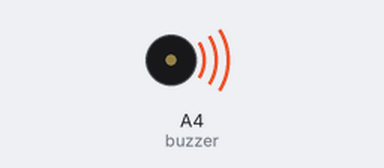
A sketch run on a simulated Arduino Uno, built with avr-gcc and run on an emulated ATmega328P. Parts: buzzer (waves = sounding).

Above: at 0.1 s.
At 115.9 s:
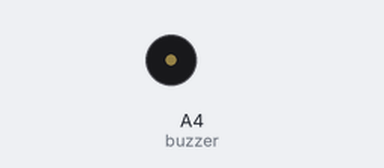
Timing chart, 0 to 117.4 s (numbered marks = the images above):
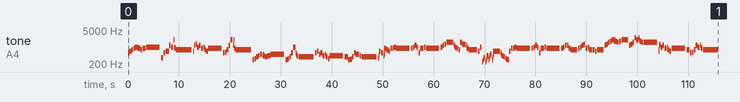

The sketch:

The_Fading_Stories.ino
```cpp
// GENSHIN IMPACT 輕策莊夜間 BGM "不再年輕的村莊" / Qingce Village Night Ambient OST "The Fading Stories"

#include <avr/pgmspace.h>

#define NOTE_B0  31
#define NOTE_C1  33
#define NOTE_CS1 35
#define NOTE_D1  37
#define NOTE_DS1 39
#define NOTE_E1  41
#define NOTE_F1  44
#define NOTE_FS1 46
#define NOTE_G1  49
#define NOTE_GS1 52
#define NOTE_A1  55
#define NOTE_AS1 58
#define NOTE_B1  62
#define NOTE_C2  65
#define NOTE_CS2 69
#define NOTE_D2  73
#define NOTE_DS2 78
#define NOTE_E2  82
#define NOTE_F2  87
#define NOTE_FS2 93
#define NOTE_G2  98
#define NOTE_GS2 104
#define NOTE_A2  110
#define NOTE_AS2 117
#define NOTE_B2  123
#define NOTE_C3  131
#define NOTE_CS3 139
#define NOTE_D3  147
#define NOTE_DS3 156
#define NOTE_E3  165
#define NOTE_F3  175
#define NOTE_FS3 185
#define NOTE_G3  196
#define NOTE_GS3 208
#define NOTE_A3  220
#define NOTE_AS3 233
#define NOTE_B3  247
#define NOTE_C4  262
#define NOTE_CS4 277
#define NOTE_D4  294
#define NOTE_DS4 311
#define NOTE_E4  330
#define NOTE_F4  349
#define NOTE_FS4 370
#define NOTE_G4  392
#define NOTE_GS4 415
#define NOTE_A4  440
#define NOTE_AS4 466
#define NOTE_B4  494
#define NOTE_C5  523
#define NOTE_CS5 554
#define NOTE_D5  587
#define NOTE_DS5 622
#define NOTE_E5  659
#define NOTE_F5  698
#define NOTE_FS5 740
#define NOTE_G5  784
#define NOTE_GS5 831
#define NOTE_A5  880
#define NOTE_AS5 932
#define NOTE_B5  988
#define NOTE_C6  1047
#define NOTE_CS6 1109
#define NOTE_D6  1175
#define NOTE_DS6 1245
#define NOTE_E6  1319
#define NOTE_F6  1397
#define NOTE_FS6 1480
#define NOTE_G6  1568
#define NOTE_GS6 1661
#define NOTE_A6  1760
#define NOTE_AS6 1865
#define NOTE_B6  1976
#define NOTE_C7  2093
#define NOTE_CS7 2217
#define NOTE_D7  2349
#define NOTE_DS7 2489
#define NOTE_E7  2637
#define NOTE_F7  2794
#define NOTE_FS7 2960
#define NOTE_G7  3136
#define NOTE_GS7 3322
#define NOTE_A7  3520
#define NOTE_AS7 3729
#define NOTE_B7  3951
#define NOTE_C8  4186
#define NOTE_CS8 4435
#define NOTE_D8  4699
#define NOTE_DS8 4978
#define NOTE_E8  5274
#define NOTE_F8  5588
#define NOTE_FS8 5920
#define NOTE_G8  6272
#define NOTE_GS8 6645
#define NOTE_A8  7074
#define NOTE_AS8 7459
#define NOTE_B8  7902
#define REST 0

int tempo = 82;
int buzzer = A4;

const int melody[] PROGMEM = {
  NOTE_D5,8,NOTE_E5,8,NOTE_G5,8,NOTE_A5,8,NOTE_B5,6,NOTE_A5,32,NOTE_B5,32,NOTE_A5,8,NOTE_G5,8,NOTE_A5,4,NOTE_B5,1,NOTE_FS4,6,
  NOTE_D5,8,NOTE_E5,8,NOTE_E5,8,NOTE_D6,8,NOTE_B5,6,NOTE_B6,32,NOTE_B5,32,NOTE_A5,8,NOTE_G5,8,NOTE_G5,1,
  NOTE_E5,16,NOTE_D6,10,NOTE_E6,8,NOTE_B5,8,NOTE_D6,8,NOTE_A5,6,NOTE_B5,32,NOTE_A5,32,NOTE_G5,8,NOTE_E5,8,NOTE_A5,1,
  NOTE_D5,8,NOTE_DS5,8,NOTE_G5,8,NOTE_D6,8,NOTE_B6,6,NOTE_D6,32,NOTE_B6,32,NOTE_A5,8,NOTE_G5,8,NOTE_G5,1,
  NOTE_D4,8,NOTE_E4,8,NOTE_G4,8,NOTE_A4,8,NOTE_B4,6,NOTE_A4,32,NOTE_B4,32,NOTE_A4,8,NOTE_G4,8,NOTE_A4,4,NOTE_B4,1,
  NOTE_D4,8,NOTE_E4,8,NOTE_G4,8,NOTE_D5,8,NOTE_B5,6,NOTE_D5,32,NOTE_B4,32,NOTE_A4,8,NOTE_G4,8,NOTE_G4,1,
  NOTE_D5,8,NOTE_E5,8,NOTE_B4,8,NOTE_D5,8,NOTE_A4,6,NOTE_B4,32,NOTE_A4,32,NOTE_G4,8,NOTE_E4,8,NOTE_A4,1,
  NOTE_G4,4,NOTE_D4,8,NOTE_DS4,8,NOTE_G4,8,NOTE_D5,8,NOTE_B4,4,NOTE_A4,8,NOTE_G4,8,NOTE_G4,1,
  NOTE_F4,32,NOTE_A4,32,NOTE_E5,8,NOTE_D5,6,NOTE_A4,32,NOTE_C5,32,NOTE_A5,8,NOTE_G5,6,NOTE_E5,8,NOTE_A5,8,NOTE_A5,8,NOTE_B5,8,NOTE_A5,1,
  NOTE_A5,8,NOTE_B5,8,NOTE_D6,8,NOTE_B5,8,NOTE_D5,8,NOTE_A5,8,NOTE_A5,8,NOTE_B5,8,NOTE_A5,1,
  NOTE_B5,8,NOTE_D6,8,NOTE_E6,8,NOTE_G6,2,NOTE_E6,32,NOTE_D6,32,NOTE_B5,8,NOTE_A5,8,NOTE_G5,8,
  NOTE_G6,8,NOTE_E6,4,NOTE_D6,32,NOTE_B5,32,NOTE_A5,8,NOTE_G5,8,NOTE_G5,2,NOTE_E5,8,NOTE_B5,8,
  REST,32,NOTE_B3,32,REST,32,NOTE_D4,32,NOTE_FS4,8,NOTE_B3,32,NOTE_D4,32,NOTE_FS4,32,NOTE_A4,8,NOTE_D4,32,NOTE_FS4,32,NOTE_A4,32,NOTE_B4,8,
  NOTE_D4,32,NOTE_G4,32,NOTE_B4,32,NOTE_E5,2,NOTE_D5,32,NOTE_B4,32,NOTE_A4,8,NOTE_G4,8,NOTE_E4,8,NOTE_D4,8,
  NOTE_E5,8,NOTE_A5,8,NOTE_A5,8,NOTE_B5,8,NOTE_A5,1,
  NOTE_A5,8,NOTE_B5,8,NOTE_D6,8,NOTE_B5,8,NOTE_D5,8,NOTE_A5,8,NOTE_A5,8,NOTE_B5,8,NOTE_A5,1,
  NOTE_A5,8,NOTE_B5,8,NOTE_D6,8,NOTE_D6,8,NOTE_A5,8,NOTE_G5,2,NOTE_A5,8,NOTE_B5,8,NOTE_D6,8,NOTE_E6,8,NOTE_A5,6,NOTE_B5,32,NOTE_A5,32,
  NOTE_G5,4,NOTE_G5,6,NOTE_E5,8,NOTE_G5,2,NOTE_D6,8,NOTE_E6,8,NOTE_G6,8,NOTE_A6,8,NOTE_B6,6,NOTE_A6,32,NOTE_B6,32,NOTE_A6,8,NOTE_G6,8,
  NOTE_A6,6,NOTE_B6,2,NOTE_D6,8,NOTE_E6,8,NOTE_G6,8,NOTE_D7,8,NOTE_B6,6,NOTE_D7,32,NOTE_B6,32,NOTE_A6,8,NOTE_G6,8,NOTE_G6,1,
  NOTE_E5,32,NOTE_G5,32,NOTE_D6,32,NOTE_E6,16,NOTE_B5,8,NOTE_D6,8,NOTE_A5,6,NOTE_B5,32,NOTE_A5,32,NOTE_G5,8,NOTE_E5,8,NOTE_A5,1,
  NOTE_G5,4,NOTE_D5,8,NOTE_DS5,8,NOTE_G5,8,NOTE_D6,8,NOTE_B5,6,NOTE_D6,32,NOTE_B5,32,NOTE_A5,8,NOTE_G5,8,NOTE_G5,1,


};

int notes = sizeof(melody) / sizeof(melody[0]) / 2;
int wholenote = (60000 * 4) / tempo;

void playMelody(const int melody[], int notes, int wholenote) {
  for (int thisNote = 0; thisNote < notes * 2; thisNote += 2) {

    int pitch = pgm_read_word(&melody[thisNote]);
    int divider = pgm_read_word(&melody[thisNote + 1]);

    int noteDuration;

    if (divider > 0) {
      // 正常音符
      noteDuration = wholenote / divider;
    } else {
      // 負音符（1.5倍）
      noteDuration = wholenote / abs(divider);
      noteDuration = noteDuration * 1.5;
    }

    tone(buzzer, pitch, noteDuration * 0.9);
    delay(noteDuration);
    noTone(buzzer);
  }
}

void setup() {
  playMelody(melody, notes, wholenote);
}

void loop() {
}
```
